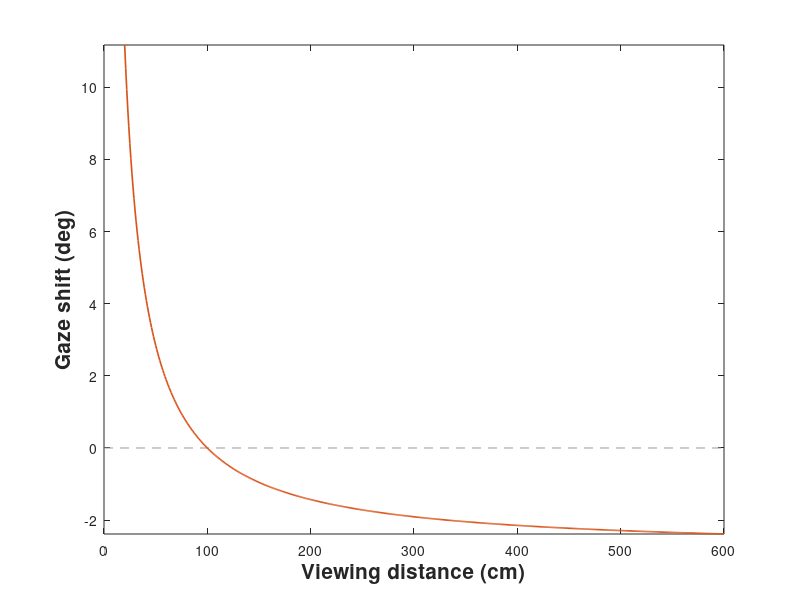

Write the MATLAB code that produced this figure. (Note: this script raises an error after producing the figure.)
close all

%% 1. 1D model: dependence on calibration distance and viewing distance

% Geometry:
%
%                        z (depth / eye axis)
%                        ^
%                        |
%                        |
%                        |
%                        -  * calibration point (y = 0, z = calibration distance)
%                        |
%                        |
%                        |
%                        |
%                        -  * viewing point     (y = 0, z = viewing distance)
%                        |
%                        |
%                        |
%                        |
%                        |
%                        |
% -----------------------o------------------o------------> y (vertical axis)
%                       Eye               Camera
%                      (0,0)              (+5, 0)
%
% The eye is at the origin and looks straight ahead along +z. The scene
% camera is offset vertically by camera_offset_y and points parallel to the
% eye's line of sight. In eye-centered coordinates, fixation points lie on
% the eye axis (y = 0) at different depths z. In camera-centered
% coordinates, those same points are shifted by -camera_offset_y in y.

% Vertical camera offset relative to the eye
camera_offset_y = 5;   % cm; e.g. camera is 5 cm above the eye

% Calibration distance and viewing distances (depth values along z)
viewing_distance_far = 100;              % cm
viewing_distances    = 20:600;           % cm

% World positions of fixation points relative to the eye.
% Because the eye is directed straight ahead, all fixation points have y=0
% and differ only in depth z.
world_pos_calibration = [0 viewing_distance_far];
world_pos_viewing     = [zeros(numel(viewing_distances),1) viewing_distances(:)];

% Express points in camera-centered coordinates.
% If the camera is shifted upward relative to the eye, world points
% appear shifted downward in the camera frame.
camera_pos_calibration      = world_pos_calibration;
camera_pos_viewing          = world_pos_viewing;
camera_pos_calibration(:,1) = camera_pos_calibration(:,1) - camera_offset_y;
camera_pos_viewing(:,1)     = camera_pos_viewing(:,1)     - camera_offset_y;

% Project to the camera's normalized image plane (i.e., the tangent plane
% at unit distance) by dividing vertical position by depth.
image_pos_calibration = camera_pos_calibration(:,1) ./ camera_pos_calibration(:,2);
image_pos_viewing     = camera_pos_viewing(:,1)     ./ camera_pos_viewing(:,2);

% Convert normalized image-plane positions to camera-relative visual
% directions. This is exact for the pinhole model used here.
direction_calibration = atand(image_pos_calibration);
direction_viewing     = atand(image_pos_viewing);

% Define gaze shift due to parallax as:
%     reported position - actual position
% in the scene camera.
% The reported position is the calibration-consistent direction, i.e. the
% direction associated with the eye orientation learned during calibration.
% The actual position is the camera-relative direction of the viewed point
% at the current viewing distance.
gaze_shift = direction_calibration - direction_viewing;

% The model can be written in a single expression as:
%   gaze_shift(z) = atand(-camera_offset_y / calibration_distance) ...
%                 - atand(-camera_offset_y / z)
%
% This makes three points explicit:
% 1. Normalized image-plane position is exactly proportional to 1/z.
% 2. Angular gaze shift is approximately proportional to 1/z for small
%    gaze shifts (small angle approximation).
% 3. Changing calibration distance adds a constant offset term; it does not
%    change the shape of the function over z.

plot([0 viewing_distances(end)],[0 0],'--','Color',[.6 .6 .6])
hold on
plot(viewing_distances, gaze_shift, 'LineWidth',1.2)
axis tight
xlabel('Viewing distance (cm)','FontSize',15,'FontWeight','bold')
ylabel('Gaze shift (deg)','FontSize',15,'FontWeight','bold')
ax = gca;
ax.XAxis.FontSize = 13;
ax.YAxis.FontSize = 13;
box off

f1=gcf;
f1.Position(3) = f1.Position(3)*1.65;
print('Figure_1B.png','-dpng','-r300')


%% 2. 2D model: dependence on viewing direction
viewing_directions = [0 0; -8 0; 8 0; 0 -8; 0 8];   % [H V] in deg

% distances from the "sitting" condition in the paper
viewing_distance_far = 200;   % cm
viewing_distance_near= 30;    % cm, 
camera_offset_xy     = [-5 3]; % cm; 5 cm left, 3 cm up

% World positions of fixation points relative to the eye
world_positions = cat(3, viewing_distance_far, viewing_distance_near) .* ...
                  [tand(viewing_directions) ones(size(viewing_directions,1),1)];

% Express points in camera-centered coordinates
camera_positions = world_positions;
camera_positions(:,1:2,:) = camera_positions(:,1:2,:) - camera_offset_xy;

% Project to tangent plane and convert to camera-relative directions (Fick
% order)
image_positions = camera_positions(:,1:2,:) ./ camera_positions(:,3,:);
fick_directions = zeros(size(camera_positions,1), 2, size(camera_positions,3));
fick_directions(:,1,:) = atan2d(image_positions(:,1,:), 1);
fick_directions(:,2,:) = atan2d(image_positions(:,2,:), sqrt(image_positions(:,1,:).^2 + 1));

% Compute gaze shift due to parallax for these two viewing distances,
% taking into account that angles are not commutative and thus cannot be
% directly subtracted
direction_fick_far = fick_directions(:,:,1);
direction_fick_near= fick_directions(:,:,2);

shift_fick = zeros(size(direction_fick_far));
for ii = 1:size(direction_fick_far,1)
    shift_fick(ii,:) = relativeFick(direction_fick_far(ii,:), direction_fick_near(ii,:));
end

figure
plot(viewing_directions(:,1),viewing_directions(:,2),'o',Color='b',MarkerFaceColor='b');
hold on
for v=1:size(shift_fick,1)
    hs = plot(viewing_directions(v,1)+[0 shift_fick(v,1)], viewing_directions(v,2)+[0 shift_fick(v,2)], '-',Color='r',LineWidth=2);
end
axis square
xlim([-16.3 8.3])
ylim([-9.9 14.7])
xlabel('Horizontal gaze position (deg)')
ylabel('Vertical gaze position (deg)')

f2=gcf;
f2.Position(4) = f2.Position(4)*.6;
print('Figure_1C.png','-dpng','-r300')




% helpers
function hv_err = relativeFick(hv_rep, hv_act)
R_rep = fickRotation(hv_rep(1), hv_rep(2));
R_act = fickRotation(hv_act(1), hv_act(2));
R_err = R_rep * R_act';
hv_err = rotationToFick(R_err);
end

function R = fickRotation(H, V)
R = Ry(H) * Rx(-V);
end

function hv = rotationToFick(R)
H = atan2d(R(1,3), R(3,3));
V = atan2d(R(2,3), sqrt(R(1,3)^2 + R(3,3)^2));
hv = [H V];
end

function R = Rx(angle_deg)
ca = cosd(angle_deg);
sa = sind(angle_deg);
R = [1  0   0;
     0  ca -sa;
     0  sa  ca];
end

function R = Ry(angle_deg)
ca = cosd(angle_deg);
sa = sind(angle_deg);
R = [ ca 0 sa;
       0 1  0;
     -sa 0 ca];
end
